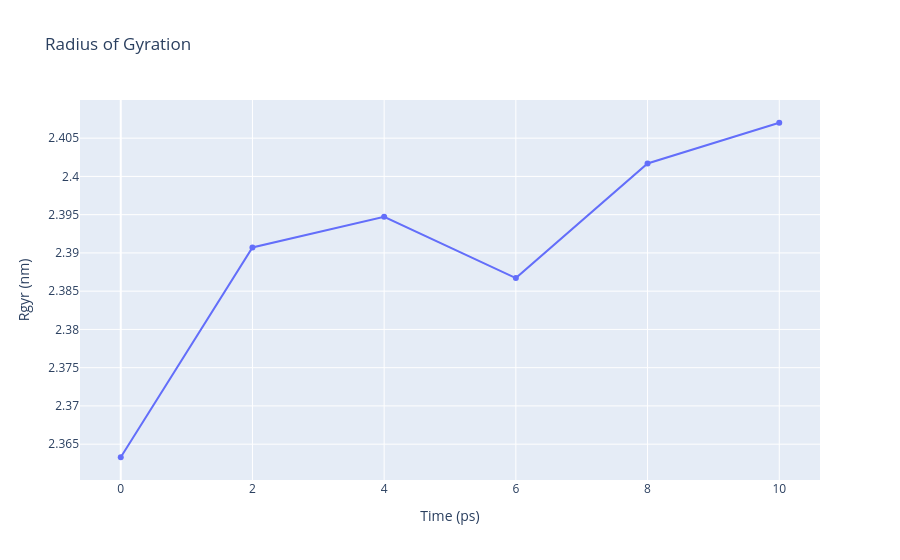

The cell this chart's notebook holds for it:
### Code cell
# Read Rgyr data from file 
with open(output_rgyr,'r') as rgyr_file:
    x,y = map(
        list,
        zip(*[
            (float(line.split()[0]),float(line.split()[1]))
            for line in rgyr_file 
            if not line.startswith(("#","@")) 
        ])
    )

plotly.offline.init_notebook_mode(connected=True)

fig = {
    "data": [go.Scatter(x=x, y=y)],
    "layout": go.Layout(title="Radius of Gyration",
                        xaxis=dict(title = "Time (ps)"),
                        yaxis=dict(title = "Rgyr (nm)")
                       )
}

plotly.offline.iplot(fig)

### Figure 1 — Plotly figure (JSON) as saved in the notebook; plotly's stock layout.template omitted (floating-point values rounded to 4 significant figures)
{"data": [{"type": "scatter", "x": [0, 2, 4, 6, 8, 10], "y": [2.363, 2.391, 2.395, 2.387, 2.402, 2.407]}], "layout": {"title": {"text": "Radius of Gyration"}, "xaxis": {"title": {"text": "Time (ps)"}}, "yaxis": {"title": {"text": "Rgyr (nm)"}}}}
